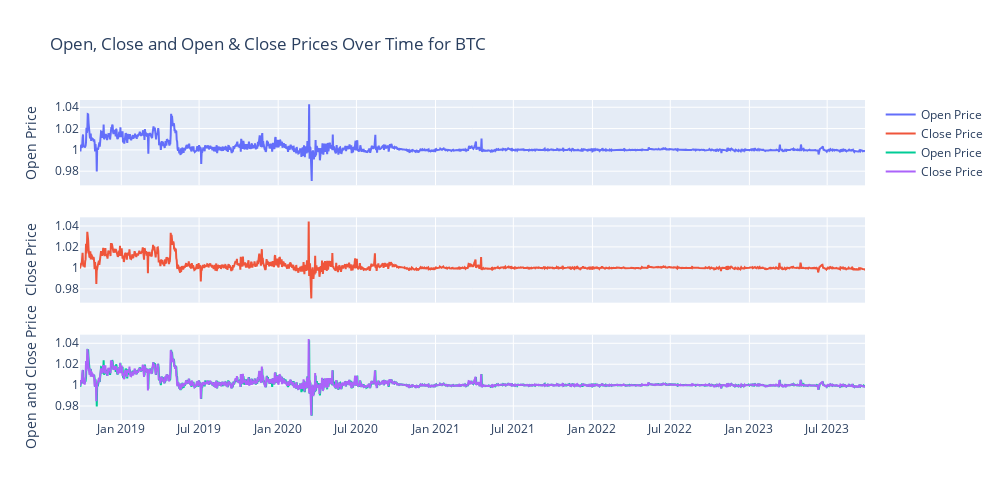

The cell this chart's notebook holds for it:
### Markdown cell above
### Now, subplots for Open and Closed Prices

### Code cell
#Subplots for open and close prices

fig = make_subplots(rows=3, cols=1, shared_xaxes=True, vertical_spacing=0.1)

# First subplot (Open Price)
fig.add_trace(go.Scatter(x=TrueUSD['Date'], y=TrueUSD['Open'], mode='lines', name='Open Price'), row=1, col=1)
fig.update_yaxes(title_text="Open Price", row=1, col=1)

# Second subplot (Close Price)
fig.add_trace(go.Scatter(x=TrueUSD['Date'], y=TrueUSD['Close'], mode='lines', name='Close Price'), row=2, col=1)
fig.update_yaxes(title_text="Close Price", row=2, col=1)

# Third subplot(Open and Close Prices)
fig.add_trace(go.Scatter(x=TrueUSD['Date'], y=TrueUSD['Open'], mode='lines', name='Open Price'), row=3, col=1)
fig.add_trace(go.Scatter(x=TrueUSD['Date'], y=TrueUSD['Close'], mode='lines', name='Close Price'), row=3, col=1)
fig.update_yaxes(title_text="Open and Close Price", row=3, col=1)

# setting up the title and size of the graph
fig.update_layout(title_text="Open, Close and Open & Close Prices Over Time for BTC",
    height=500,  # Set the height
    width=1000) # width
fig.show()

### Figure 1 — Plotly figure (JSON) as saved in the notebook; plotly's stock layout.template omitted (floating-point values rounded to 4 significant figures; data arrays with more than 128 entries replaced by an {"elided": "..."} marker saying what was removed)
{"data": [{"mode": "lines", "name": "Open Price", "type": "scatter", "x": {"elided": "1827 str values"}, "xaxis": "x", "y": {"elided": "1827 float values"}, "yaxis": "y"}, {"mode": "lines", "name": "Close Price", "type": "scatter", "x": {"elided": "1827 str values"}, "xaxis": "x2", "y": {"elided": "1827 float values"}, "yaxis": "y2"}, {"mode": "lines", "name": "Open Price", "type": "scatter", "x": {"elided": "1827 str values"}, "xaxis": "x3", "y": {"elided": "1827 float values"}, "yaxis": "y3"}, {"mode": "lines", "name": "Close Price", "type": "scatter", "x": {"elided": "1827 str values"}, "xaxis": "x3", "y": {"elided": "1827 float values"}, "yaxis": "y3"}], "layout": {"height": 500, "title": {"text": "Open, Close and Open & Close Prices Over Time for BTC"}, "width": 1000, "xaxis": {"anchor": "y", "domain": [0, 1], "matches": "x3", "showticklabels": false}, "xaxis2": {"anchor": "y2", "domain": [0, 1], "matches": "x3", "showticklabels": false}, "xaxis3": {"anchor": "y3", "domain": [0, 1]}, "yaxis": {"anchor": "x", "domain": [0.7333, 1], "title": {"text": "Open Price"}}, "yaxis2": {"anchor": "x2", "domain": [0.3667, 0.6333], "title": {"text": "Close Price"}}, "yaxis3": {"anchor": "x3", "domain": [0, 0.2667], "title": {"text": "Open and Close Price"}}}}
